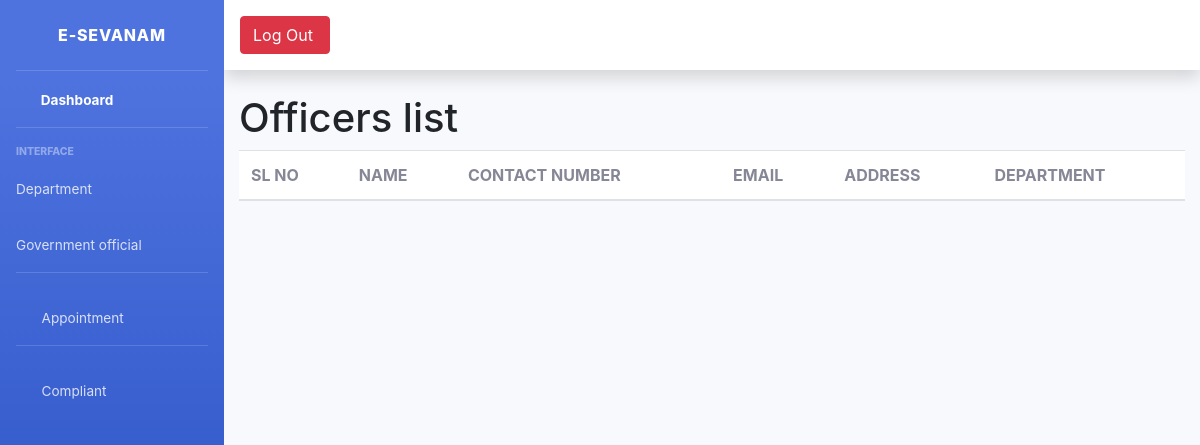
/viewgov, run on an earlier commit of the app's database.
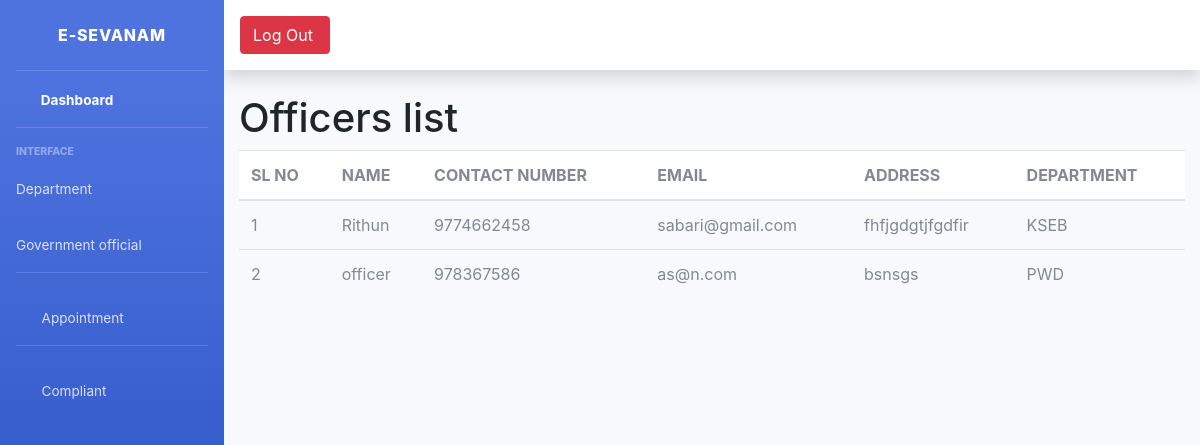
And on a later commit of the database.
### manageapp1/models.py (models this page shows, shortened)
class Government(models.Model):
    user= models.OneToOneField(Login,on_delete=models.CASCADE,related_name='govt')
    name= models.CharField(max_length=100)
    contact_number=models.CharField(max_length=100)
    email =models.EmailField()
    address= models.TextField(max_length=200)
    department= models.ForeignKey(Department, on_delete=models.DO_NOTHING)

class Department(models.Model):
    name= models.CharField(max_length=200)
    place= models.CharField(max_length=200)
    contact_number= models.CharField(max_length=100)
    email= models.EmailField()
    def __str__(self):
        return self.name

### manageapp1/admin_views.py (the view)
# urls.py: path('viewgov', admin_views.viewgov, name="viewgov"),
def viewgov(request):
    data = Government.objects.all()
    return render(request, "table.html", {'data': data})

### templates/table.html (shortened to what this page needs)
<!doctype html>
{% extends "base.html" %}
{% block content %}
<h1>Officers list</h1>
 <head>
    <link rel="stylesheet" href="https://stackpath.bootstrapcdn.com/bootstrap/4.1.3/css/bootstrap.min.css">
    <table class="table">
  <thead class="table table-striped">
    <tr>
      <th scope="col">SL NO</th>
      <th scope="col">NAME</th>
      <th scope="col">CONTACT NUMBER</th>
      <th scope="col">EMAIL</th>
        <th scope="col">ADDRESS</th>
        <th scope="col">DEPARTMENT</th>
    </tr>
  </thead>
  <tbody>
  {% for i in data %}
    <tr>
        <td>{{forloop.counter}}</td>
        <td>{{i.name}}</td>
        <td>{{i.contact_number}}</td>
        <td>{{i.email}}</td>
        <td>{{i.address}}</td>
        <td>{{i.department}}</td>
  {% endfor %}
    </tr>
  </tbody>
{% endblock %}

What changed in the data, as far as the page shows it:
added Government: name "Rithun", contact_number "9774662458", email "sabari@gmail.com", address "fhfjgdgtjfgdfir", department "KSEB"
added Government: name "officer", contact_number "978367586", email "as@n.com", address "bsnsgs", department "PWD"
